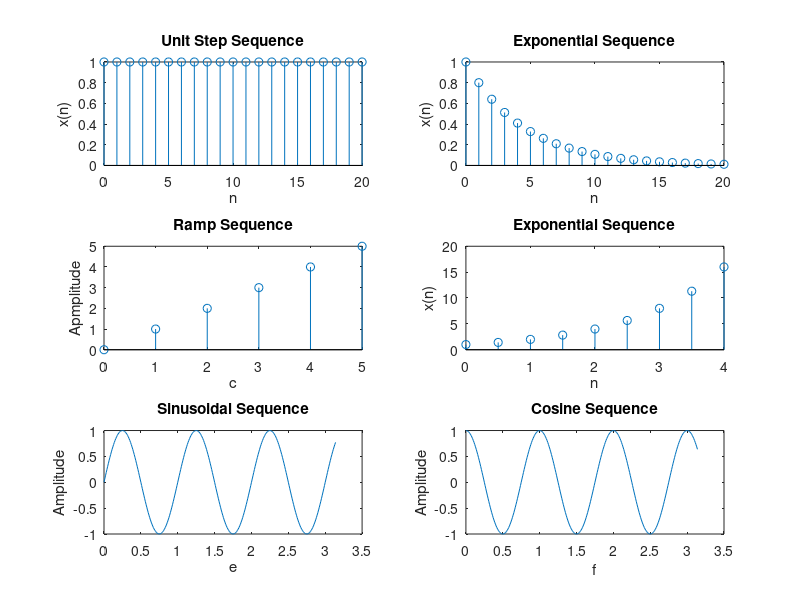

MATLAB code for this plot:
%Unit Step Sequence:
N = 21;
n = 0:1:N-1;
x = ones(1, N);
subplot(3, 2, 1);
stem(n, x);
xlabel('n');
ylabel('x(n)');
title('Unit Step Sequence'); 

%Exponential sequence:
x2 = 0.8.^(n);
%plot(2);
subplot(3, 2, 2);
stem(n, x2);
xlabel('n');
ylabel('x(n)');
title('Exponential Sequence');

%Ramp Sequence 
x = input('Enter the length of ramp sequence: ');
t = 0:x;
subplot(3, 2, 3);
stem(t,t);
xlabel('c');
ylabel('Apmplitude');
title('Ramp Sequence');

% Exponential Sequence:-
N = input('Enter the no of points: ');
n = 0:.5:N-1;
x = 2.^(n);
subplot(3, 2, 4);
stem(n, x);
xlabel('n');
ylabel('x(n)');
title('Exponential Sequence');

% Sinusoidal Sequence:
t = 0:0.01:pi;
y = sin(2*pi*t);
subplot(3, 2, 5);
%stem(t, y);
plot(t, y);
xlabel('e');
ylabel('Amplitude');
title('Sinusoidal Sequence');

% Cosine Sequence:
t = 0:0.01:pi;
y = cos(2*pi*t);
subplot(3, 2, 6);
plot(t, y);
xlabel('f');
ylabel('Amplitude');
title('Cosine Sequence');